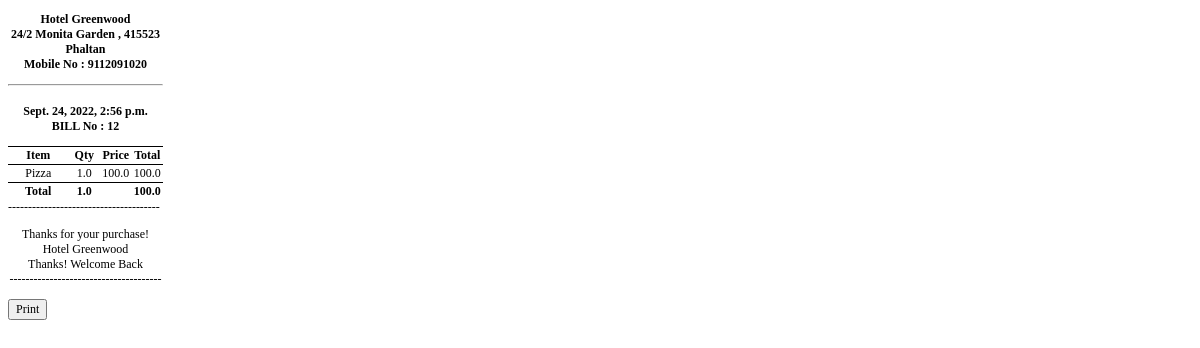
/polls/orderPrint (signed in), run on the app's committed database.
### polls/models.py (models this page shows, shortened)
class Invoice(models.Model):
	invoice_no = models.IntegerField(null=True)
	invoice_item_quantity = models.FloatField(null=True)
	invoice_item_final_total = models.FloatField(null=True)
	invoice_date = models.DateField()
	status = models.IntegerField(default=1, null=True)
	created_at = models.DateTimeField(auto_now_add=True, null=True)
	updated_at = models.DateTimeField(auto_now=True, null=True)
	class Meta:
		db_table = "Invoice"

class Orders(models.Model):
	invoice_no = models.IntegerField(null=True)
	item_name = models.ForeignKey(Menu, on_delete=models.CASCADE, null=True)
	item_price = models.FloatField(null=True)
	item_qty = models.FloatField(null=True, default=0)
	item_total = models.FloatField(null=True)
	item_date = models.DateField()
	status = models.IntegerField(default=1, null=True)
	created_at = models.DateTimeField(auto_now_add=True)
	updated_at = models.DateTimeField(auto_now=True)
	class Meta:
		db_table = "Orders"

class Menu(models.Model):
	menu_name = models.CharField(max_length=50, null=True)
	status = models.IntegerField(default=1,null=True)
	created_at = models.DateTimeField(auto_now_add=True)
	updated_at = models.DateTimeField(auto_now=True)
	slug = models.SlugField(unique=True, null=True, blank=True)
	def __str__(self):
		return self.menu_name
	class Meta:
		db_table = "Menu"

### polls/views.py (the view)
# urls.py: path('orderPrint', views.ShowOrderPrintView.as_view(), name='orderPrint'),
class ShowOrderPrintView(LoggedInMixin, ListView):
    model = Orders
    template_name = 'prints/print_bill.html'
    def get_context_data(self, **kwargs):
        context = super(ShowOrderPrintView, self).get_context_data(**kwargs)
        obj = Invoice.objects.all().order_by('-id')[:1]
        context['last_invoice'] = Invoice.objects.all().order_by('-id')[:1]
        for i in obj:
            context['last_order'] = Orders.objects.filter(invoice_no=i.invoice_no)
        return context

### polls/views.py (called while the page is built)
    def dispatch(self, request, *args, **kwargs):
        if not request.user.is_authenticated:
            return redirect('/polls/login/')
        return super(LoggedInMixin, self).dispatch(request, *args, **kwargs)

### polls/templates/prints/print_bill.html (shortened to what this page needs)
<!DOCTYPE html>
<html lang="en">
    <head>
    </head>
    <body>
        <div class="ticket">
            <p class="centered font-weight-bold">Hotel Greenwood
                <br>24/2 Monita Garden , 415523 Phaltan
                <br>Mobile No : 9112091020</p>
                <hr>
                {% for i in last_invoice %}
                    <p class="font-weight-bold centered" style="float: right;">{{i.created_at}}
                {% endfor %}
                {% for i in last_invoice %}
                    BILL No : {{i.invoice_no}}
                {% endfor %}
        </p>
            <table>
                <thead>
                    <tr>
                        <th class="description">Item</th>
                        <th class="quantity">Qty</th>
                        <th class="price">Price</th>
                        <th class="price">Total</th>
                    </tr>
                </thead>
                <tbody>
                    {% for i in last_order %}
                    <tr class="centered">
                      <td class="description">{{i.item_name | title }}</td>
                      <td class="quantity">{{i.item_qty}}</td>
                      <td class="price">{{i.item_price}}</td>
                      <td class="price">{{i.item_total}}</td>
                    </tr>
                    {% endfor %}
                    {% for i in last_invoice %}
                    <tr class="centered">
                        <td class="font-weight-bold">Total</td>
                        <td class="quantity font-weight-bold">{{i.invoice_item_quantity}}</td>
                        <td colspan="1"></td>
                        <td class="price font-weight-bold">{{i.invoice_item_final_total}}</td>
                    </tr>
                {% endfor %}
                </tbody>
            </table>
            --------------------------------------
            <p class="centered">Thanks for your purchase!
                <br>Hotel Greenwood
                <br>Thanks! Welcome Back
                <br>
             --------------------------------------
            </p>
        </div>
        <button id="btnPrint" class="hidden-print ">Print</button>
    </body>
</html>

### polls/templates/prints/print_bill.html (style rules this page uses)
* { font-size: 12px; font-family: 'Times New Roman'; }
td, th, tr, table { border-top: 1px solid black; border-collapse: collapse; }
td.description, th.description { width: 75px; max-width: 75px; }
td.quantity, th.quantity { width: 40px; max-width: 40px; word-break: break-all; }
td.price, th.price { width: 40px; max-width: 40px; word-break: break-all; }
.centered { text-align: center; align-content: center; }
.ticket { width: 155px; max-width: 155px; }
.font-weight-bold { font-weight: 700!important; }

### data on the page
Invoice: created_at "Sept. 24, 2022, 2:56 p.m.", invoice_no "12", invoice_item_quantity "1.0", invoice_item_final_total "100.0"
Orders: item_name "Pizza", item_qty "1.0", item_price "100.0", item_total "100.0"
